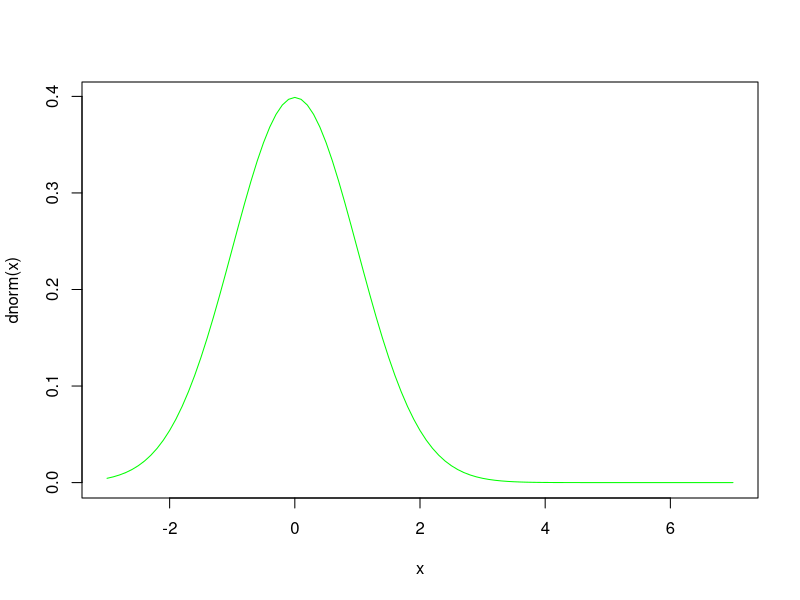
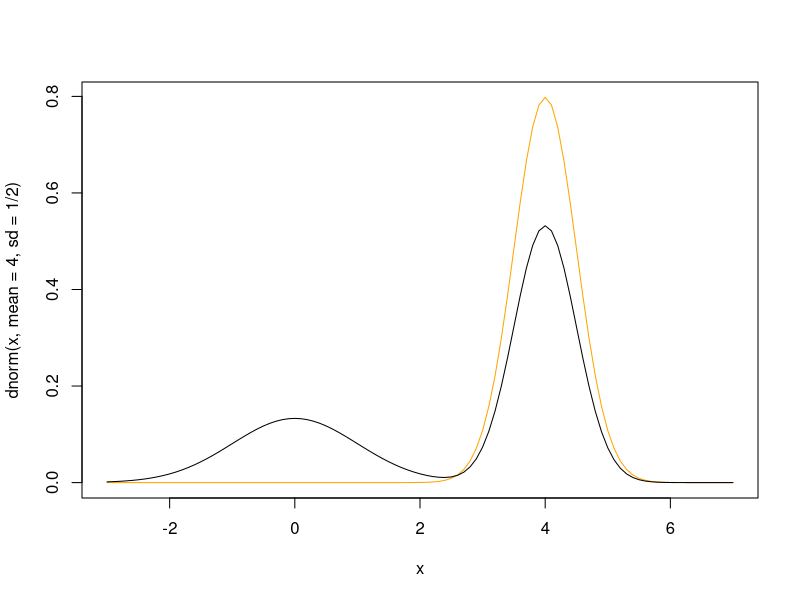
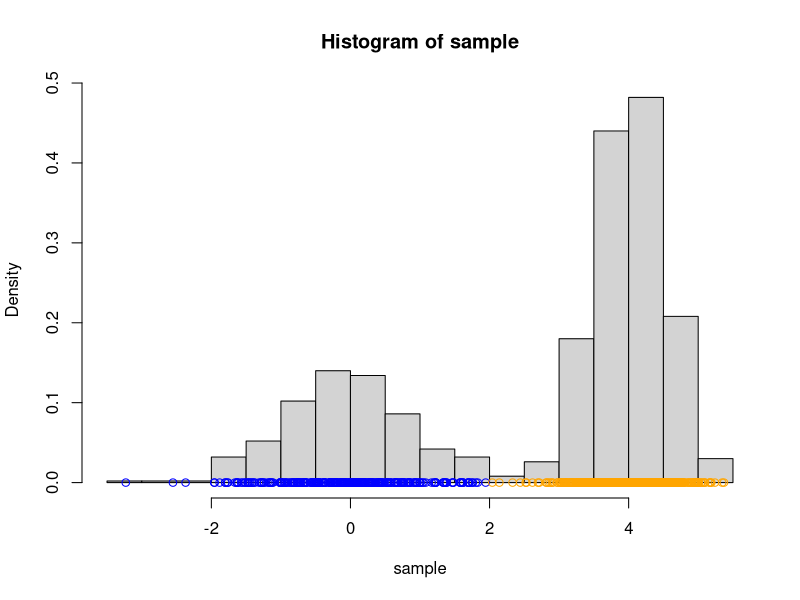
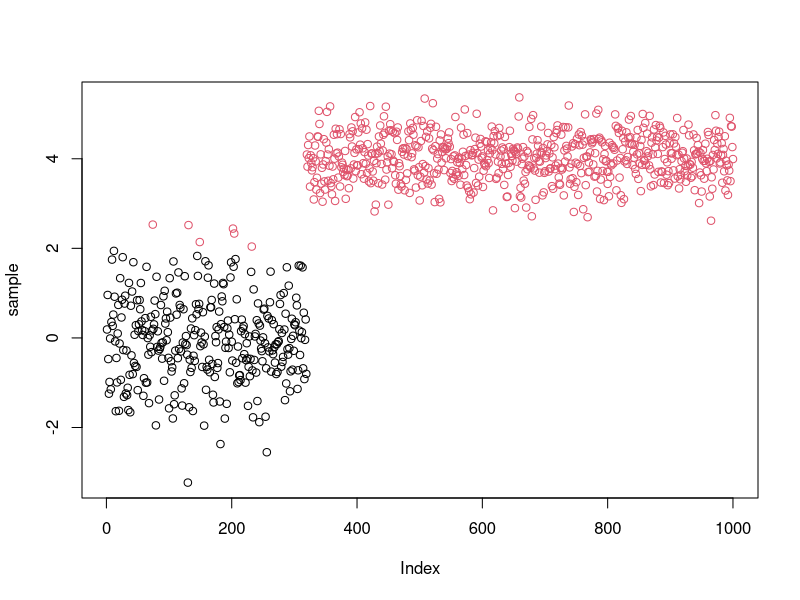
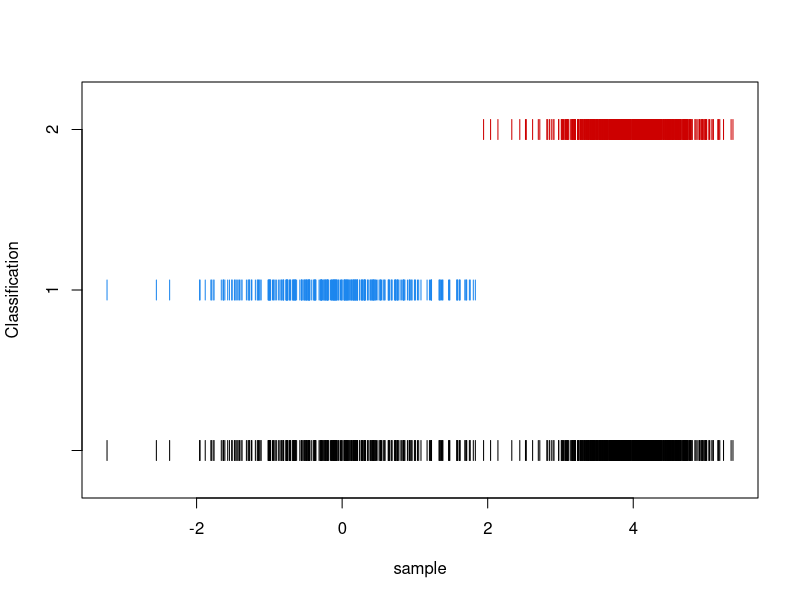
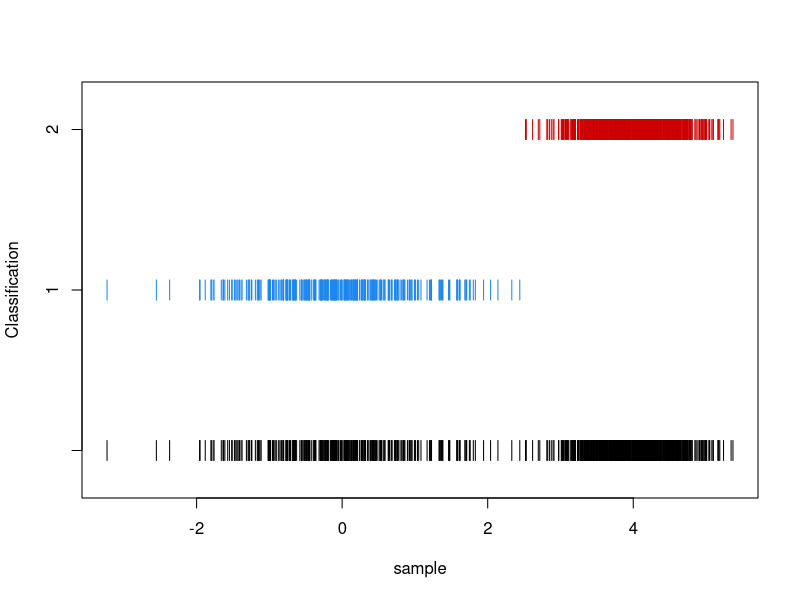
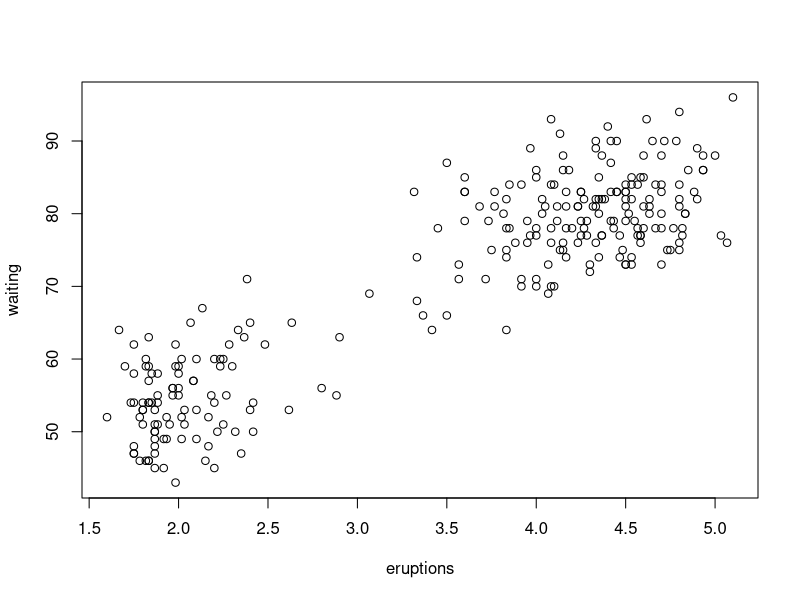
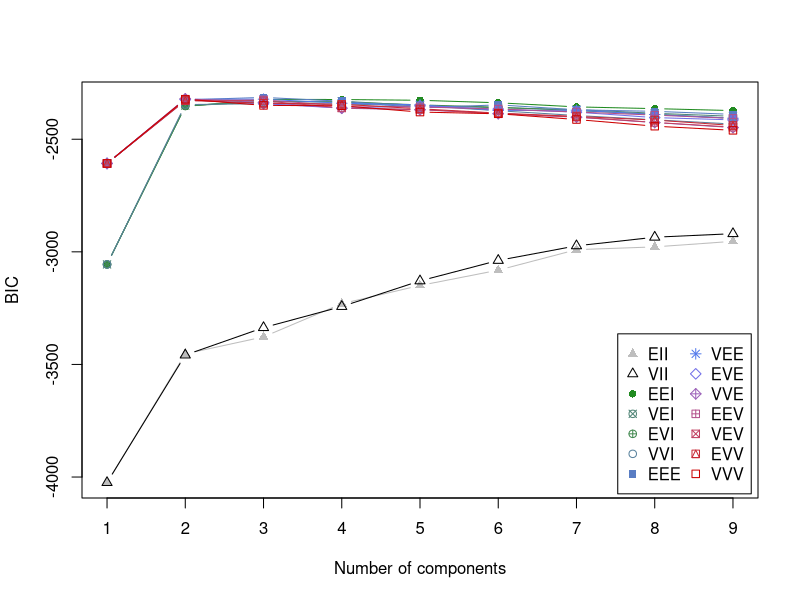

Here is the R script that generated these plots, in order:
## ---- chunk 1
knitr::opts_chunk$set(echo = TRUE)
## ---- chunk 2
library(mclust)
nks <- rmultinom(n = 1, size = 1000, prob = c(1/3, 2/3))

means <- c(0, 4)
sds <- c(1, 1/2)
sample <- mapply(function(nk, mean, sd){
  rnorm(nk, mean, sd)}, nks, means, sds)

sample <- unlist(sample)
## ---- chunk 3
curve(dnorm(x), from = -3, to = 7, col = "green")
curve(dnorm(x, mean = 4, sd = 1/2), from = -3, to = 7, col = "orange")

mixture <- function(x){
  1/3*dnorm(x) + 2/3 * dnorm(x,4,1/2)
}

curve(mixture(x), -3, 7, add = T)


## ---- chunk 4
cl <- kmeans(x = sample, centers = 2, nstart = 20)
hist(x = sample, probability = T, breaks = 30)
points(sample, rep(0, 1000), col = c("blue", "orange")[cl$cluster])

plot(x = sample, col = cl$cluster)

list_of_samples <- split(sample, cl$cluster)
lapply(list_of_samples, mean)
lapply(list_of_samples, sd)
## ---- chunk 5
# E variances partagées, variances libres
modelE <- Mclust(data = sample, G = 2, modelNames = "E", warn = F)
modelV <- Mclust(data = sample, G = 2, modelNames = "V", warn = F)

summary(modelE)
summary(modelV)
plot(modelE, what = "classification")
plot(modelV, what = "classification")

modelV$parameters$mean
modelV$parameters$variance$sigmasq
## ---- chunk 6
nks <- rmultinom(n = 1, size = 1000, prob = c(1/3, 2/3))
means <- c(0, 4)
sds <- c(1, 1/2)
sample <- mapply(function(nk, mean, sd){
  rnorm(nk, mean, sd)}, nks, means, sds)
x <- data.frame(unlist(sample))

Init.EM <- function(x, k=2) {
  # init
  proportions <- rep(x = 1/k, times = k)
  variances <- rep(x = 1, times = k)
  means <- x[sample(1:nrow(x), k), ]
  parameters <- list(proportions = proportions, variances = variances, means = means)
  
  return(parameters)
}

## ---- chunk 7
x <- as.matrix(x)

E.step <- function(x, parameters) {
  K <- length(parameters$means)
  Tik <- matrix(NA, nrow = nrow(x), ncol = K)

  for (k in 1:K) {
    Tik[,k] <- parameters$proportions[k] * dnorm(x[,1], mean = parameters$means[k], sd = parameters$variances[k])
  }
  
  return(Tik <- Tik/rowSums(Tik))
}


M.step <- function(x, Tik, parameters) {
  K <- length(parameters$means)
  parameters$proportions <- colSums(Tik)/nrow(x)
  
  for (k in 1:K) {
    parameters$means[k] <- sum(Tik[,k]*x) / sum(Tik[,k])
    parameters$variances[k] <- sum(Tik[,k]*(x - parameters$means[k])^2)/sum(Tik[,k])
  }
  
  return(parameters)
}


EM <- function(x, k) {
  
  parameters <- Init.EM(x, k)
  iter <- 0
  parameters.new <- parameters
  repeat{
    Tik <- E.step(x, parameters)
    parameters <- M.step(x, Tik, parameters)
    if((sum(unlist(parameters.new) - unlist(parameters))^2) / sum(unlist(parameters.new))^2 < 1e-20) break
    parameters.new <- parameters
  }
  return(list(parameters = parameters.new, Tik = Tik))
}
## ---- chunk 8
x <- data.frame(x)
# EM(x,2)
## ---- chunk 9
data(faithful)
plot(faithful)

res <- Mclust(data = faithful)
plot(res)
